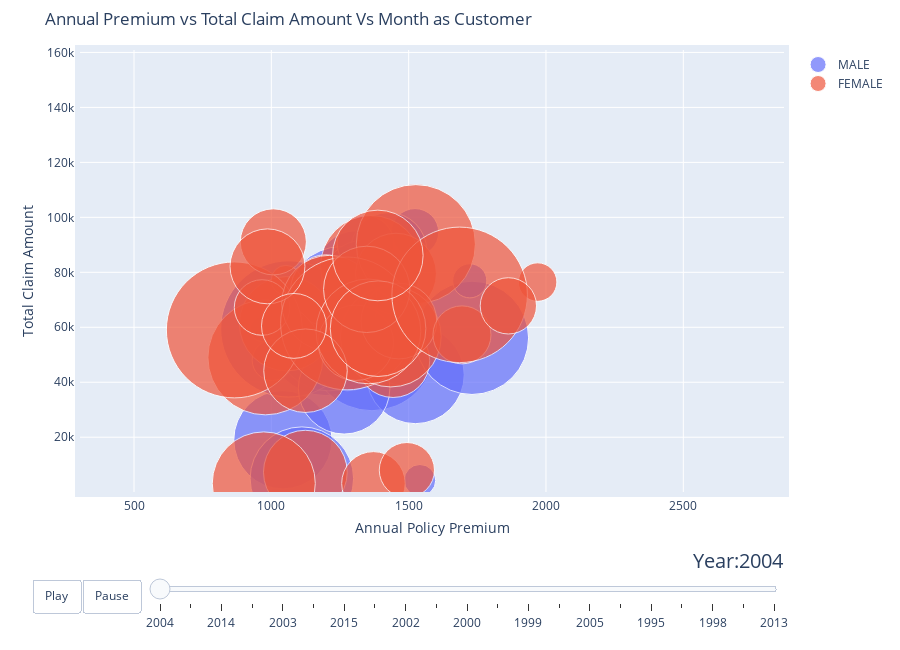

Write notebook code for a chart like this one.
### Code cell
import warnings
warnings.filterwarnings('ignore')

figure = bubbleplot(dataset = df, x_column = 'policy_annual_premium', y_column = 'total_claim_amount',
                   bubble_column = 'insured_sex', time_column = 'auto_year', size_column = 'months_as_customer',
                   color_column = 'insured_sex', x_title = "Annual Policy Premium", y_title = "Total Claim Amount", 
                   title = 'Annual Premium vs Total Claim Amount Vs Month as Customer',
                   x_logscale = False, scale_bubble = 3, height = 650)

py.iplot(figure, config={'scrollzoom' : True })

### Figure 1 — Plotly figure (JSON) as saved in the notebook; plotly's stock layout.template omitted (floating-point values rounded to 4 significant figures)
{"data": [{"marker": {"size": [147, 22, 241, 362, 396, 289, 56, 147, 146, 66, 313, 463, 16, 25, 238, 144, 173, 209, 320, 267, 188, 41, 80, 29], "sizemode": "area", "sizeref": 0.0499}, "mode": "markers", "name": "MALE", "text": ["MALE", "MALE", "MALE", "MALE", "MALE", "MALE", "MALE", "MALE", "MALE", "MALE", "MALE", "MALE", "MALE", "MALE", "MALE", "MALE", "MALE", "MALE", "MALE", "MALE", "MALE", "MALE", "MALE", "MALE"], "type": "scatter", "x": [1334.0, 1277.0, 1042.0, 1198.0, 1366.0, 1209.0, 1523.0, 1307.0, 1276.0, 1473.0, 1256.0, 1064.0, 968.5, 1541.0, 1524.0, 1427.0, 1275.0, 1265.0, 1730.0, 1111.0, 1340.0, 1004.0, 1343, 1722.0], "y": [53100, 78900, 19080, 57060, 52560, 56430, 94560, 81120, 59940, 48290, 69000, 59400, 59400, 4320, 42700, 87900, 52030, 37800, 56160, 4950, 76010, 48000, 90400, 76900]}, {"marker": {"size": [175, 254, 222, 127, 22, 124, 330, 461, 134, 101, 77, 229, 265, 163, 354, 440, 253, 142, 143, 109, 274, 140, 37, 76, 174, 84, 186, 105, 228, 458, 205, 79], "sizemode": "area", "sizeref": 0.0499}, "mode": "markers", "name": "FEMALE", "text": ["FEMALE", "FEMALE", "FEMALE", "FEMALE", "FEMALE", "FEMALE", "FEMALE", "FEMALE", "FEMALE", "FEMALE", "FEMALE", "FEMALE", "FEMALE", "FEMALE", "FEMALE", "FEMALE", "FEMALE", "FEMALE", "FEMALE", "FEMALE", "FEMALE", "FEMALE", "FEMALE", "FEMALE", "FEMALE", "FEMALE", "FEMALE", "FEMALE", "FEMALE", "FEMALE", "FEMALE", "FEMALE"], "type": "scatter", "x": [1124.0, 1363.0, 1056.0, 1326.0, 1053.0, 1198.0, 978.5, 865.3, 1443.0, 1372.0, 966.3, 1212.0, 972.5, 1454.0, 1526.0, 1276.0, 1435.0, 1308.0, 1464.0, 1007.0, 1354.0, 986.0, 1970.0, 1494.0, 1124.0, 1694.0, 1347.0, 1082.0, 1389.0, 1686.0, 1388.0, 1863.0], "y": [7290, 82320, 61290, 66950, 77130, 73560, 49060, 59040, 47790, 3190, 67200, 68760, 3190, 79500, 90240, 61400, 56610, 54360, 62260, 91080, 58500, 82170, 76450, 8030, 44200, 57240, 73800, 60500, 59490, 71800, 86130, 67800]}], "layout": {"height": 650, "hovermode": "closest", "margin": {"b": 50, "pad": 5, "t": 50}, "showlegend": true, "sliders": [{"active": 0, "currentvalue": {"font": {"size": 20}, "prefix": "Year:", "visible": true, "xanchor": "right"}, "len": 0.9, "pad": {"b": 10, "t": 50}, "steps": [{"args": [[2004], {"frame": {"duration": 300, "redraw": false}, "mode": "immediate", "transition": {"duration": 300}}], "label": "2004", "method": "animate"}, {"args": [[2007], {"frame": {"duration": 300, "redraw": false}, "mode": "immediate", "transition": {"duration": 300}}], "label": "2007", "method": "animate"}, {"args": [[2014], {"frame": {"duration": 300, "redraw": false}, "mode": "immediate", "transition": {"duration": 300}}], "label": "2014", "method": "animate"}, {"args": [[2009], {"frame": {"duration": 300, "redraw": false}, "mode": "immediate", "transition": {"duration": 300}}], "label": "2009", "method": "animate"}, {"args": [[2003], {"frame": {"duration": 300, "redraw": false}, "mode": "immediate", "transition": {"duration": 300}}], "label": "2003", "method": "animate"}, {"args": [[2012], {"frame": {"duration": 300, "redraw": false}, "mode": "immediate", "transition": {"duration": 300}}], "label": "2012", "method": "animate"}, {"args": [[2015], {"frame": {"duration": 300, "redraw": false}, "mode": "immediate", "transition": {"duration": 300}}], "label": "2015", "method": "animate"}, {"args": [[1996], {"frame": {"duration": 300, "redraw": false}, "mode": "immediate", "transition": {"duration": 300}}], "label": "1996", "method": "animate"}, {"args": [[2002], {"frame": {"duration": 300, "redraw": false}, "mode": "immediate", "transition": {"duration": 300}}], "label": "2002", "method": "animate"}, {"args": [[2006], {"frame": {"duration": 300, "redraw": false}, "mode": "immediate", "transition": {"duration": 300}}], "label": "2006", "method": "animate"}, {"args": [[2000], {"frame": {"duration": 300, "redraw": false}, "mode": "immediate", "transition": {"duration": 300}}], "label": "2000", "method": "animate"}, {"args": [[2010], {"frame": {"duration": 300, "redraw": false}, "mode": "immediate", "transition": {"duration": 300}}], "label": "2010", "method": "animate"}, {"args": [[1999], {"frame": {"duration": 300, "redraw": false}, "mode": "immediate", "transition": {"duration": 300}}], "label": "1999", "method": "animate"}, {"args": [[2011], {"frame": {"duration": 300, "redraw": false}, "mode": "immediate", "transition": {"duration": 300}}], "label": "2011", "method": "animate"}, {"args": [[2005], {"frame": {"duration": 300, "redraw": false}, "mode": "immediate", "transition": {"duration": 300}}], "label": "2005", "method": "animate"}, {"args": [[2008], {"frame": {"duration": 300, "redraw": false}, "mode": "immediate", "transition": {"duration": 300}}], "label": "2008", "method": "animate"}, {"args": [[1995], {"frame": {"duration": 300, "redraw": false}, "mode": "immediate", "transition": {"duration": 300}}], "label": "1995", "method": "animate"}, {"args": [[2001], {"frame": {"duration": 300, "redraw": false}, "mode": "immediate", "transition": {"duration": 300}}], "label": "2001", "method": "animate"}, {"args": [[1998], {"frame": {"duration": 300, "redraw": false}, "mode": "immediate", "transition": {"duration": 300}}], "label": "1998", "method": "animate"}, {"args": [[1997], {"frame": {"duration": 300, "redraw": false}, "mode": "immediate", "transition": {"duration": 300}}], "label": "1997", "method": "animate"}, {"args": [[2013], {"frame": {"duration": 300, "redraw": false}, "mode": "immediate", "transition": {"duration": 300}}], "label": "2013", "method": "animate"}], "transition": {"duration": 300, "easing": "cubic-in-out"}, "x": 0.1, "xanchor": "left", "y": 0, "yanchor": "top"}], "title": {"text": "Annual Premium vs Total Claim Amount Vs Month as Customer"}, "updatemenus": [{"buttons": [{"args": [null, {"frame": {"duration": 500, "redraw": false}, "fromcurrent": true, "transition": {"duration": 300, "easing": "quadratic-in-out"}}], "label": "Play", "method": "animate"}, {"args": [[null], {"frame": {"duration": 0, "redraw": false}, "mode": "immediate", "transition": {"duration": 0}}], "label": "Pause", "method": "animate"}], "direction": "left", "pad": {"r": 10, "t": 87}, "showactive": false, "type": "buttons", "x": 0.1, "xanchor": "right", "y": 0, "yanchor": "top"}], "xaxis": {"autorange": false, "range": [303.3, 2867.0], "title": {"text": "Annual Policy Premium"}}, "yaxis": {"autorange": false, "range": [70, 160888], "title": {"text": "Total Claim Amount"}}}}
